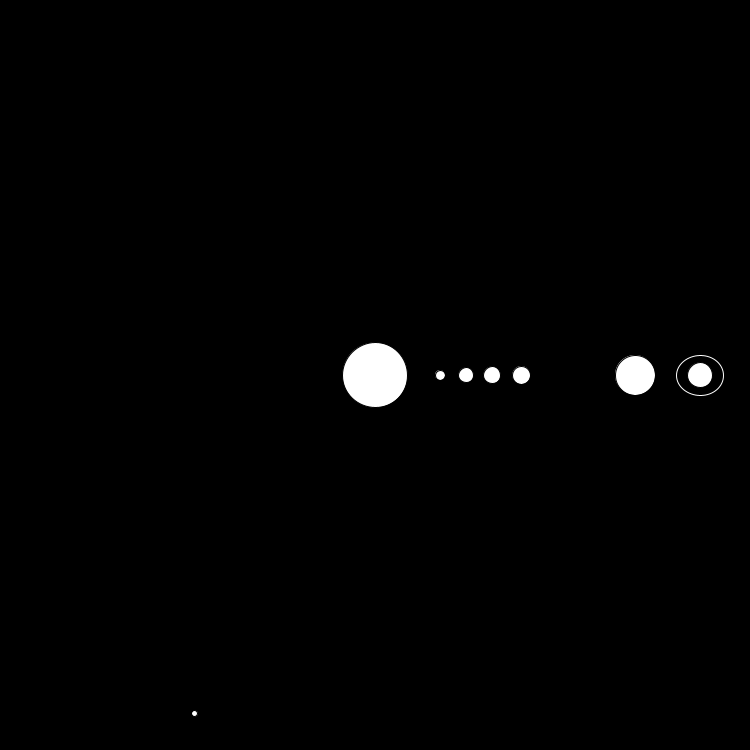
Frame 1 (no input)
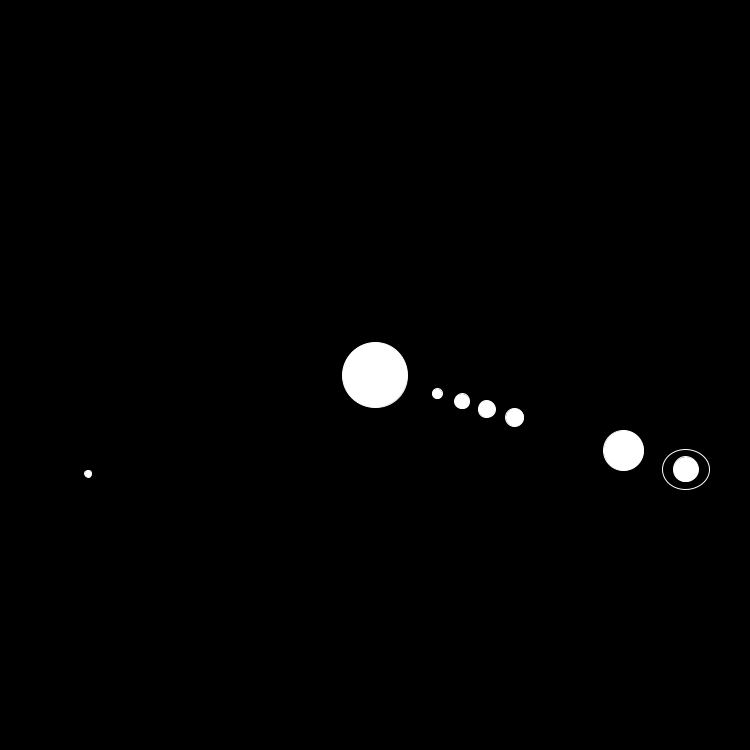
Frame 60 (the mouse pressed at the canvas centre just before this capture)
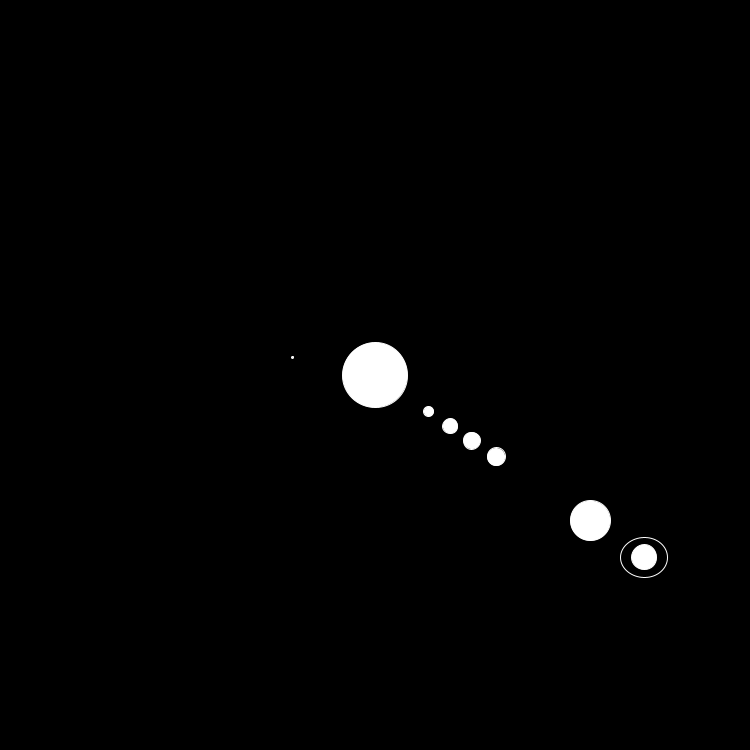
Frame 120 (the mouse held since frame 60 and released just before this capture)

The Processing sketch that drew these frames (run headless with seeded random() and noise(); from frame 60 on, the mouse is pressed at the canvas centre):

// Processing sketch: processing_64080
// ── processing_64080.pde

float angle = 0.0;
float offset = 60;
float scalar = 65;
float speed = 0.05;

void setup() {

  size(750, 750);
  smooth();
}



void draw() {

  background(0);

  fill(255);
  float sv = random(0, 10); //these are random stars
  int svalue = int(sv);
  float sx = random(0, width);
  int starx = int(sx);
  float sy = random(0, height);
  int stary= int(sy);
  ellipse(sx, sy, svalue, svalue);


  float mercx = offset = (cos(angle) * scalar) + 375; //mercury
  float mercy = offset = (sin(angle) * scalar) + 375; 
  float vx = offset = (cos(angle) * scalar*1.4) + 375; //venus
  float vy = offset = (sin(angle) * scalar*1.4) + 375; 
  float ex = offset = (cos(angle) * scalar*1.8) + 375; //earth
  float ey = offset = (sin(angle) * scalar*1.8) + 375;
  float mx = offset = (cos(angle) * scalar*2.25) + 375; //mars
  float my = offset = (sin(angle) * scalar*2.25) + 375;
  float jx = offset = (cos(angle) * scalar*4) + 375; //jupiter
  float jy = offset = (sin(angle) * scalar*4) + 375; 
  float satx = offset = (cos(angle) * scalar*5) + 375; //saturn
  float saty = offset = (sin(angle) * scalar*5) + 375;


fill(255);
  ellipse(mercx, mercy, 10, 10);
  ellipse(vx, vy, 15, 15);
  ellipse(ex, ey, 17, 17);
  ellipse(mx, my, 18, 18);
  ellipse(jx, jy, 40, 40);
  ellipse(satx, saty, 25, 25);

  ellipse(width/2, height/2, 65, 65); //sun
  
  noFill();
  stroke(255);
  ellipse(satx, saty, 47, 40);
  angle += speed/10;
}
